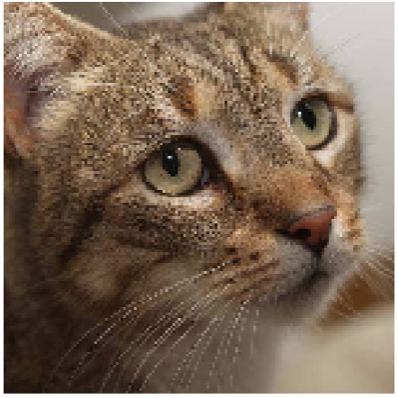
#> input picture Deep_Learning/4_Intro_CNN/img_cnn/kitty.png, 398 x 398 px
$ jupyter execute --allow-errors DNN-CNN.ipynb
#> lines starting #> are read from the running program, lines starting #| are printed output that depends on the picture
# How does computer vision work?

## Introduction

Image data is everywhere. Everyone is carrying high-resolution cameras everywhere they go, taking pictures and video and posting them to the internet. Images and video are a major element of medical diagnoses, surveillance and security, self-driving vehicles, and the internet generally. The world produces astronomically more image data than could ever be seen or analyzed by people. We have only started making sense of that data once we developed tools for machine vision.

Many social networks manage pictures of their users, and want to identify said users in order to classify pictures and better understand the social graph.

Machine vision is surprisingly easy these days. About 5 years ago, it was a classical talking point to say that computers have a really hard time telling apart something as simple as cats and dogs.  This field has moved so fast that even telling apart dozens of breeds of dogs and cats is trivial.  In fact, we will show just how trivial it is to tell apart even individual humans.

## What is a Convolution?

A convolution is how the input is modified by a filter. In convolutional networks, multiple filters are taken to slice through the image and map them one by one and learn different portions of an input image. Imagine a small filter sliding left to right across the image from top to bottom and that moving filter is looking for, say, a dark edge. Each time a match is found, it is mapped out onto an output image.

Note that an image is 2 dimensional with width and height. If the image is colored, it is considered to have one more dimension for RGB color. For that reason, 2D convolutions are usually used for black and white images (or gray scale), while 3D convolutions are used for colored images.

### Convolution in 2D

Let’s start with a (4 x 4) input image with no padding and we use a (3 x 3) convolution filter to get an output image.

The first step is to multiply the yellow region in the input image with a filter. Each element is multiplied with an element in the corresponding location. Then you sum all the results, which is one output value.

Mathematically, it’s (2 * 1) + (0 * 0) + (1 * 1) + (0 * 0) + (1 * 0) + (0 * 0) + (0 * 0) + (0 * 1) + (1 * 0) = 3

How does it look like?

### Convolution in 3D

Convolution in 3D is just like 2D, except you are doing the 2d work 3 times, because there are 3 color channels.

Normally, the width of the output gets smaller, just like the size of the output in 2D case.

## Pooling

Note that pooling is a separate step from convolution. Pooling is used to reduce the image size of width and height. Note that the depth is determined by the number of channels. As the name suggests, all it does is it picks the maximum value in a certain size of the window. Although it’s usually applied spatially to reduce the x, y dimensions of an image.

### Max-Pooling

Max pooling is used to reduce the image size by mapping the size of a given window into a single result by taking the maximum value of the elements in the window.

### Average-Pooling

It’s same as max-pooling except that it averages the windows instead of picking the maximum value.

All CNN models follow a similar architecture, as shown in the figure below.

## Structure of CNNs

CNNs are one of the most popular neural network architectures. They form the foundation of computer vision, though they can also be used in NLP, recommender systems, and more.

In CNNs, alternating layers of convolution and pooling serve to extract features from an image, starting with basic shapes like lines in particular orientations and soon expanding to complicated combinations of the basic shapes. In the end, fully-connected layers allow the net to decide a classification category based on the features that have been extracted by earlier layers.

Diagrams of CNNs will show how the original image gets progressively narrower and deeper, as one layer gets convoluted by several kernels (expanding the depth) and then compressed by a pooling layer (reducing the width). What starts out as a wide image with all the original pixels becomes a deep layer of features with less spatial information:

Image source: [Applied Deep Learning - Part 4: Convolutional Neural Networks](https://towardsdatascience.com/applied-deep-learning-part-4-convolutional-neural-networks-584bc134c1e2)

Here is the actual shape of one famous CNN architecture called VGG 19:

Image source: [What exactly does CNN see?](https://becominghuman.ai/what-exactly-does-cnn-see-4d436d8e6e52)

### Biological vision (10 mts)

Have you ever wondered how your own vision works? Let's look at the mammalian eye. It is built out of several layers of neurons, ordered backwards because mammalian evolution got stuck in a suboptimal design. The back layers contain receptors, which send their signals to four other layers of neurons in the retina. The last layer collects its signals and sends them to the optical cortex through the optic nerve:

Image source: [Computer vision : Human Vision](https://courses.cs.washington.edu/courses/cse455/09wi/Lects/lect8.pdf)

But these cells are not just transmitting raw light patterns to the brain. The retina is processing what it sees. We first figured this out using cats:

Image source: [Computer vision : Human Vision](https://courses.cs.washington.edu/courses/cse455/09wi/Lects/lect8.pdf)

[cell 1]
from IPython.display import YouTubeVideo
YouTubeVideo('IOHayh06LJ4', width=800, height=500)

Receptors are detecting photons themselves. The ganglion cells which are a few layers deeper, though, are detecting edges, shadows, and colors. The visual cortex, later on, is also organized in layers and contains the cells that actually respond to lines of a particular orientation.

Rather than going into more detail on how the retina does this, however, let's see how we can make a computer do similar processing.

## Convolutions

**Convolutions** are an operation that finds patterns in an image (we also use the word to talk about the result of such an operation).

An image can be represented as a large matrix of numbers (for example, in a black-and-white image, white can be 1 and black can be 0). A convolution consists of scanning it with a smaller matrix called a convolution filter (or **kernel**). As we scan the image with the kernel, we get a single number for each location and put that number into a new matrix called the feature map. Each pixel in the kernel gets multiplied by the corresponding pixel in the image, and the results are summed together.  This is all that we need to start detecting edges, or even lines of particular orientations:

Image source: [Understanding Convolutional Neural Networks for NLP](http://www.wildml.com/2015/11/understanding-convolutional-neural-networks-for-nlp/)

### Exercise 1: (5 mts)

In the image above, the kernel can't scan all the way to the edge, so each new image is smaller than the previous. What could we do to conserve our image size?

**Answer:**

# Necessary libraries

````python
conda install ipython
conda install jupyter
pip install sklearn
pip install scikit-image
pip install imutils
pip install opencv-contrib-python
pip install opencv-python
conda install keras
conda install tensorflow
````


### Exercise 2: (20 mts)
You've actually probably used convolutions before.  They are the basis for all sorts of basic image filtering.  For the next exercise, choose an image and apply a few convolutions.

[cell 2]
import numpy as np
import scipy.ndimage as nd
import matplotlib.pyplot as plt
from skimage import io, color
from skimage import exposure

[cell 3]
img_path = 'img_cnn/kitty.png'  # Write the path to your image, relative to the location of the notebook.
# Note that smaller images might work better than really large ones, because the relative size of the
# kernels will be larger.

Let's now load the image and then convert it to grayscale:

[cell 4]
plt.figure(figsize = (5,5))
#> (this line was passed over: IPython is not available in this run)
img = io.imread(img_path)    # Load the image
#> img is the input picture: shape (398, 398, 3); mean R, G, B 125.6, 105.3, 87.6
plt.imshow(img);    # plot the image
#> (this line was passed over: IPython is not available in this run)
plt.axis('off');
#> (this line was passed over: IPython is not available in this run)

[cell 5]
plt.figure(figsize = (5,5))
#> (this line was passed over: IPython is not available in this run)
img = color.rgb2gray(img)       # Convert the image to grayscale (1 channel)
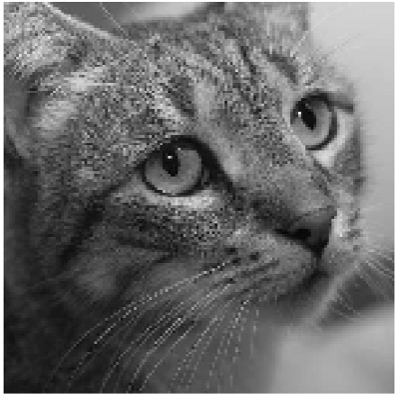
#> img: shape (398, 398) float64; min 0.0109, max 1, mean 0.425
plt.imshow(img, cmap=plt.cm.gray);    # plot the image
#> (this line was passed over: IPython is not available in this run)
plt.axis('off');
#> (this line was passed over: IPython is not available in this run)

#### 2.1

How would you design a 3x3 kernel that blurs an image?

**Answer:**

[cell 6]
# Fill in the kernel array
kernel = np.array([[ -3, 0, 3],
                   [ -3, 0, 3],
                   [ -3, 0, 3]])

[cell 7]
image_new = nd.convolve(img, kernel)
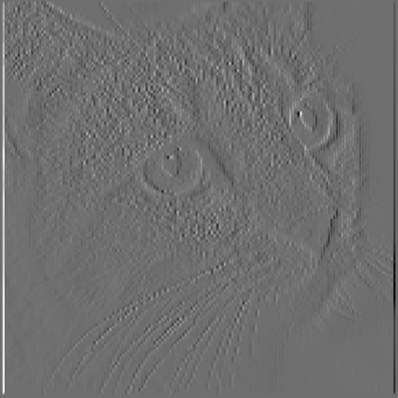
#> image_new: shape (398, 398) float64; min -6.69, max 8.63, mean -6.73e-20; drawn with min black and max white

#> (the rest of this cell did not finish here and is left out)

#### 2.2
How would you change the kernel to blur the image even more?

**Answer:**

[cell 8]
# Create the kernel here

[cell 9]
image_new = nd.convolve(img, kernel)

#> (the rest of this cell did not finish here and is left out)

#### 2.3

How do we make a 3x3 kernel only notice horizontal edges?

**Answer:**

[cell 10]
kernel = np.array([[ 0, 0 , 0],
                   [ 0, -10 , 0],
                   [ 0, 0 , 0]])

[cell 11]
image_new = nd.convolve(img, kernel)
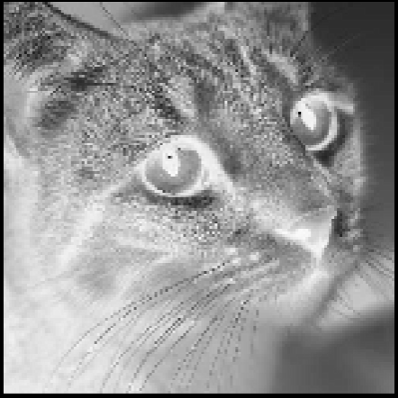
#> image_new: shape (398, 398) float64; min -10, max -0.109, mean -4.25; drawn with min black and max white

#> (the rest of this cell did not finish here and is left out)
